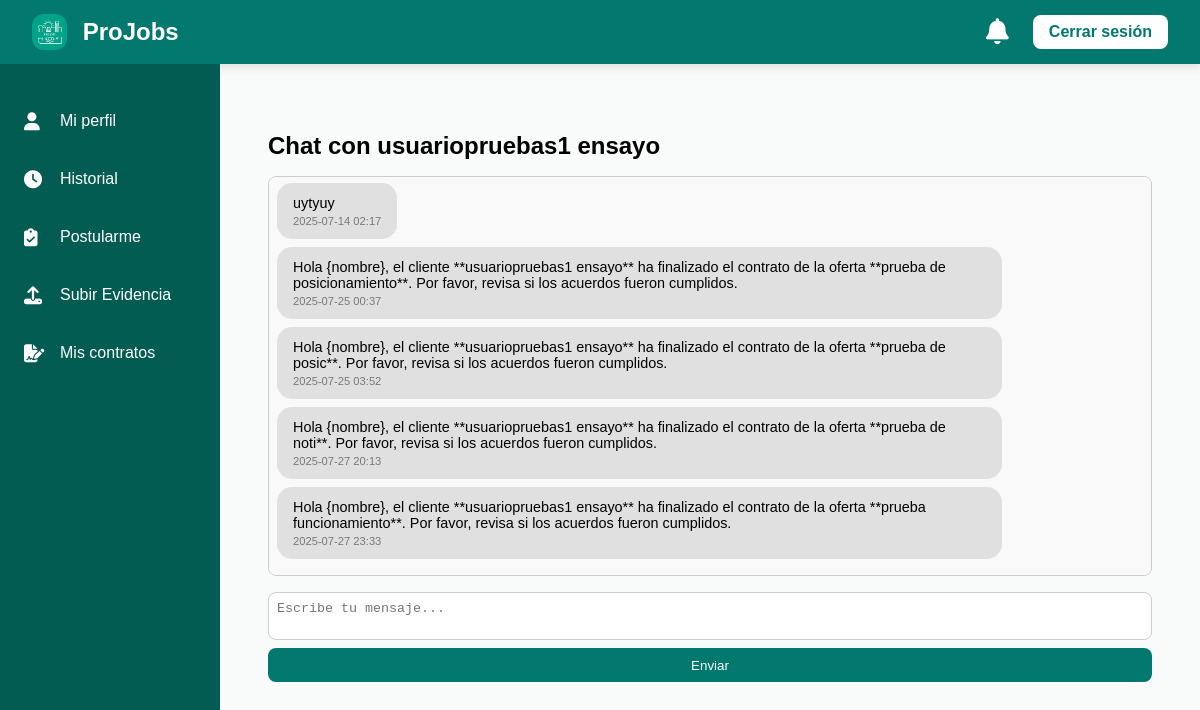
Page /chat/33/ (signed in) on the earlier database version.
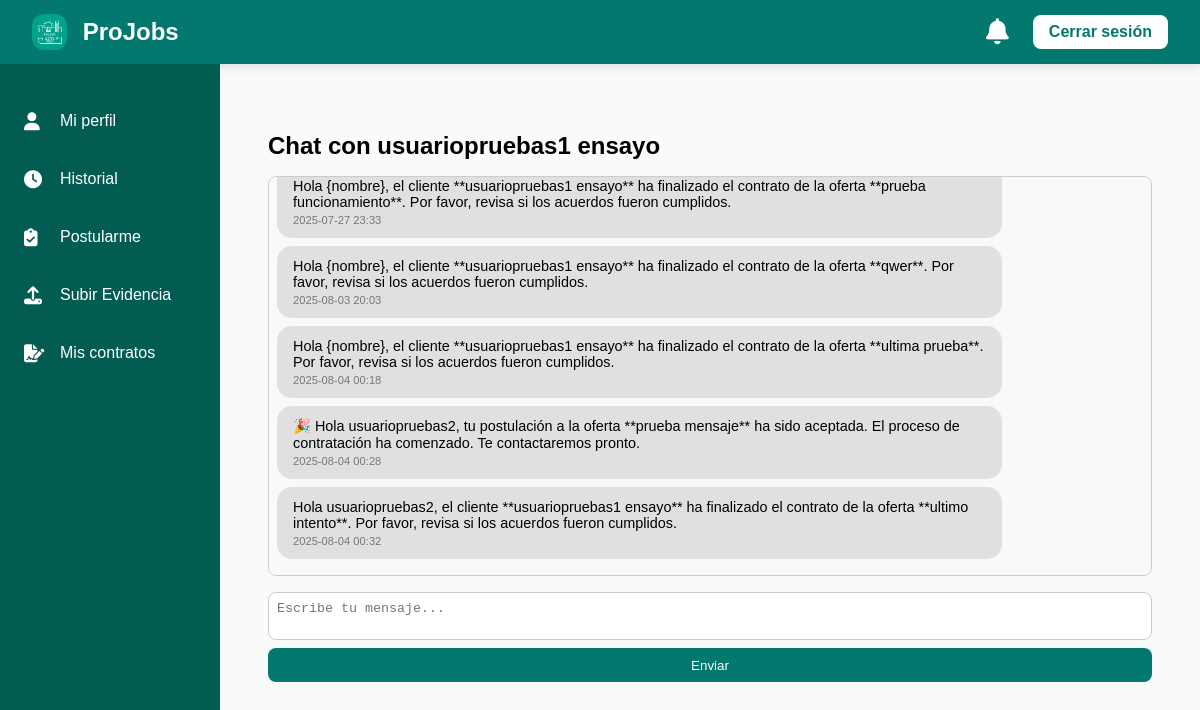
Same page on the later database version.
### projobs/models.py (models this page shows, shortened)
class Mensaje(models.Model):
    emisor = models.ForeignKey('Usuario', on_delete=models.CASCADE, related_name='mensajes_enviados')  # Usuario que envía el mensaje
    receptor = models.ForeignKey('Usuario', on_delete=models.CASCADE, related_name='mensajes_recibidos')  # Usuario que lo recibe
    contenido = models.TextField()  # Texto del mensaje
    fecha_envio = models.DateTimeField(auto_now_add=True)  # Fecha de envío
    leido = models.BooleanField(default=False)  # Estado de lectura

### projobs/views.py (the view)
# urls.py: path('chat/<int:id_usuario>/', views.chat_con_usuario, name='chat_con_usuario'),
@require_http_methods(["GET", "POST"])
def chat_con_usuario(request, id_usuario):
    usuario = get_object_or_404(Usuario, id=request.session.get('usuario_id'))
    receptor = get_object_or_404(Usuario, id=id_usuario)
    if request.method == "POST":
        contenido = request.POST.get("contenido", "").strip()
        if contenido:
            Mensaje.objects.create(emisor=usuario, receptor=receptor, contenido=contenido)
        return redirect('chat_con_usuario', id_usuario=id_usuario)
    mensajes = Mensaje.objects.filter(Q(emisor=usuario, receptor=receptor) | Q(emisor=receptor, receptor=usuario)).order_by('fecha_envio')
    Mensaje.objects.filter(emisor=receptor, receptor=usuario, leido=False).update(leido=True)
    return render(request, "chat/chat.html", {'usuario': usuario, 'receptor': receptor, 'mensajes': mensajes})

### projobs/templates/chat/chat.html (shortened to what this page needs)
{% extends 'baseperfil.html' %}
{% load static %}
{% block content %}
<div style="padding: 1rem; max-width: 100%; box-sizing: border-box;">
  <h2 style="margin-bottom: 1rem;">Chat con {{ receptor.nombre }} {{ receptor.apellido }}</h2>
  <div id="chat-container" style="
    max-height: 400px;
    overflow-y: auto;
    margin-bottom: 1rem;
    border: 1px solid #ccc;
    border-radius: 8px;
    padding: 0.5rem;
    background-color: #f9f9f9;
    width: 100%;
    box-sizing: border-box;">
    {% for msg in mensajes %}
      <div style="display: flex; justify-content: {% if msg.emisor.id == usuario.id %}flex-end{% else %}flex-start{% endif %}; margin-bottom: 0.5rem;">
        <div style="
          max-width: 80%;
          padding: 0.75rem 1rem;
          border-radius: 15px;
          background-color: {% if msg.emisor.id == usuario.id %}#02786e{% else %}#e0e0e0{% endif %};
          color: {% if msg.emisor.id == usuario.id %}white{% else %}black{% endif %};
          font-size: 0.9rem;
          word-wrap: break-word;">
          {{ msg.contenido }}
          <div style="font-size: 0.7rem; color: {% if msg.emisor.id == usuario.id %}rgba(255,255,255,0.6){% else %}#777{% endif %}; margin-top: 0.25rem;">
            {{ msg.fecha_envio|date:"Y-m-d H:i" }}
          </div>
        </div>
      </div>
    {% empty %}
      <p>No hay mensajes todavía.</p>
    {% endfor %}
  </div>
  <form method="post" style="display: flex; flex-direction: column; gap: 0.5rem;">
    <textarea name="contenido" rows="2" required placeholder="Escribe tu mensaje..." style="flex: 1; padding: 0.5rem; border-radius: 8px; border: 1px solid #ccc; resize: none;"></textarea>
    <button type="submit" style="padding: 0.6rem; background-color: #02786e; color: white; border: none; border-radius: 8px; width: 100%;">Enviar</button>
  </form>
</div>
{% endblock %}

Differences in the rows shown:
no longer on this page (row unchanged): Mensaje: contenido "uytyuy", fecha_envio "2025-07-14 02:17"
no longer on this page (row unchanged): Mensaje: contenido "Hola {nombre}, el cliente **usuariopruebas1 ensayo** ha finalizado el contrato de la oferta **prueba de posicionamiento**. Por favor, revisa si los acuerdos fueron cumplidos.", fecha_envio "2025-07-25 00:37"
no longer on this page (row unchanged): Mensaje: contenido "Hola {nombre}, el cliente **usuariopruebas1 ensayo** ha finalizado el contrato de la oferta **prueba de posic**. Por favor, revisa si los acuerdos fueron cumplidos.", fecha_envio "2025-07-25 03:52"
no longer on this page (row unchanged): Mensaje: contenido "Hola {nombre}, el cliente **usuariopruebas1 ensayo** ha finalizado el contrato de la oferta **prueba de noti**. Por favor, revisa si los acuerdos fueron cumplidos.", fecha_envio "2025-07-27 20:13"
added Mensaje: contenido "Hola {nombre}, el cliente **usuariopruebas1 ensayo** ha finalizado el contrato de la oferta **qwer**. Por favor, revisa si los acuerdos fueron cumplidos.", fecha_envio "2025-08-03 20:03"
added Mensaje: contenido "Hola {nombre}, el cliente **usuariopruebas1 ensayo** ha finalizado el contrato de la oferta **ultima prueba**. Por favor, revisa si los acuerdos fueron cumplidos.", fecha_envio "2025-08-04 00:18"
added Mensaje: contenido "🎉 Hola usuariopruebas2, tu postulación a la oferta **prueba mensaje** ha sido aceptada. El proceso de contratación ha comenzado. Te contactaremos pronto.", fecha_envio "2025-08-04 00:28"
added Mensaje: contenido "Hola usuariopruebas2, el cliente **usuariopruebas1 ensayo** ha finalizado el contrato de la oferta **ultimo intento**. Por favor, revisa si los acuerdos fueron cumplidos.", fecha_envio "2025-08-04 00:32"
